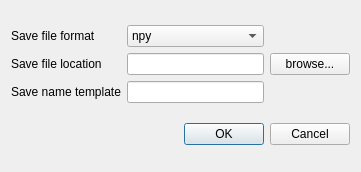
<?xml version="1.0" encoding="UTF-8"?>
<ui version="4.0">
 <class>SaveOptDlg</class>
 <widget class="QDialog" name="SaveOptDlg">
  <property name="geometry">
   <rect>
    <x>0</x>
    <y>0</y>
    <width>361</width>
    <height>172</height>
   </rect>
  </property>
  <property name="windowTitle">
   <string>Dialog</string>
  </property>
  <layout class="QVBoxLayout" name="verticalLayout">
   <item>
    <layout class="QGridLayout" name="gridLayout">
     <item row="0" column="0">
      <widget class="QLabel" name="label">
       <property name="text">
        <string>Save file format</string>
       </property>
      </widget>
     </item>
     <item row="0" column="1">
      <widget class="QComboBox" name="saveformat_cmbx">
       <item>
        <property name="text">
         <string>npy</string>
        </property>
       </item>
       <item>
        <property name="text">
         <string>mat</string>
        </property>
       </item>
       <item>
        <property name="text">
         <string>txt</string>
        </property>
       </item>
      </widget>
     </item>
     <item row="1" column="0">
      <widget class="QLabel" name="label_3">
       <property name="text">
        <string>Save file location</string>
       </property>
      </widget>
     </item>
     <item row="1" column="1">
      <widget class="QLineEdit" name="savefolder_lnedt"/>
     </item>
     <item row="1" column="2">
      <widget class="QPushButton" name="browse_button">
       <property name="text">
        <string>browse...</string>
       </property>
      </widget>
     </item>
     <item row="2" column="0">
      <widget class="QLabel" name="label_2">
       <property name="text">
        <string>Save name template</string>
       </property>
      </widget>
     </item>
     <item row="2" column="1">
      <widget class="QLineEdit" name="savename_lnedt"/>
     </item>
    </layout>
   </item>
   <item>
    <widget class="QDialogButtonBox" name="buttonBox">
     <property name="orientation">
      <enum>Qt::Horizontal</enum>
     </property>
     <property name="standardButtons">
      <set>QDialogButtonBox::Cancel|QDialogButtonBox::Ok</set>
     </property>
    </widget>
   </item>
  </layout>
 </widget>
 <resources/>
 <connections>
  <connection>
   <sender>buttonBox</sender>
   <signal>accepted()</signal>
   <receiver>SaveOptDlg</receiver>
   <slot>accept()</slot>
   <hints>
    <hint type="sourcelabel">
     <x>227</x>
     <y>154</y>
    </hint>
    <hint type="destinationlabel">
     <x>157</x>
     <y>171</y>
    </hint>
   </hints>
  </connection>
  <connection>
   <sender>buttonBox</sender>
   <signal>rejected()</signal>
   <receiver>SaveOptDlg</receiver>
   <slot>reject()</slot>
   <hints>
    <hint type="sourcelabel">
     <x>295</x>
     <y>160</y>
    </hint>
    <hint type="destinationlabel">
     <x>286</x>
     <y>171</y>
    </hint>
   </hints>
  </connection>
  <connection>
   <sender>browse_button</sender>
   <signal>clicked()</signal>
   <receiver>SaveOptDlg</receiver>
   <slot>browse_folders()</slot>
   <hints>
    <hint type="sourcelabel">
     <x>330</x>
     <y>73</y>
    </hint>
    <hint type="destinationlabel">
     <x>336</x>
     <y>103</y>
    </hint>
   </hints>
  </connection>
 </connections>
 <slots>
  <slot>browse_folders()</slot>
 </slots>
</ui>
